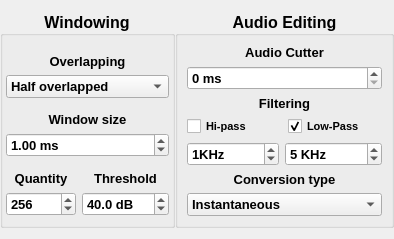
       <widget class="QWidget" name="Config">
        <property name="geometry">
         <rect>
          <x>0</x>
          <y>0</y>
          <width>394</width>
          <height>230</height>
         </rect>
        </property>
        <property name="cursor">
         <cursorShape>ArrowCursor</cursorShape>
        </property>
        <property name="focusPolicy">
         <enum>Qt::NoFocus</enum>
        </property>
        <attribute name="label">
         <string>Configuration</string>
        </attribute>
        <layout class="QGridLayout" name="gridLayout_9">
         <property name="leftMargin">
          <number>0</number>
         </property>
         <property name="rightMargin">
          <number>0</number>
         </property>
         <item row="0" column="0">
          <layout class="QHBoxLayout" name="Layout_measurementValues">
           <property name="spacing">
            <number>0</number>
           </property>
           <item>
            <widget class="QGroupBox" name="boxWindowing">
             <property name="sizePolicy">
              <sizepolicy hsizetype="Preferred" vsizetype="Minimum">
               <horstretch>0</horstretch>
               <verstretch>0</verstretch>
              </sizepolicy>
             </property>
             <property name="minimumSize">
              <size>
               <width>0</width>
               <height>0</height>
              </size>
             </property>
             <property name="font">
              <font>
               <pointsize>12</pointsize>
               <weight>75</weight>
               <bold>true</bold>
               <strikeout>false</strikeout>
               <kerning>true</kerning>
              </font>
             </property>
             <property name="title">
              <string>Windowing</string>
             </property>
             <property name="alignment">
              <set>Qt::AlignCenter</set>
             </property>
             <layout class="QVBoxLayout" name="verticalLayout_13">
              <property name="leftMargin">
               <number>3</number>
              </property>
              <property name="topMargin">
               <number>9</number>
              </property>
              <property name="rightMargin">
               <number>3</number>
              </property>
              <item>
               <layout class="QVBoxLayout" name="verticalLayout_3">
                <item>
                 <widget class="QLabel" name="labelOverlapping">
                  <property name="sizePolicy">
                   <sizepolicy hsizetype="Preferred" vsizetype="Minimum">
                    <horstretch>0</horstretch>
                    <verstretch>0</verstretch>
                   </sizepolicy>
                  </property>
                  <property name="minimumSize">
                   <size>
                    <width>0</width>
                    <height>0</height>
                   </size>
                  </property>
                  <property name="font">
                   <font>
                    <pointsize>10</pointsize>
                    <weight>75</weight>
                    <bold>true</bold>
                   </font>
                  </property>
                  <property name="layoutDirection">
                   <enum>Qt::LeftToRight</enum>
                  </property>
                  <property name="text">
                   <string>Overlapping</string>
                  </property>
                  <property name="alignment">
                   <set>Qt::AlignBottom|Qt::AlignHCenter</set>
                  </property>
                  <property name="margin">
                   <number>-1</number>
                  </property>
                 </widget>
                </item>
                <item>
                 <widget class="QComboBox" name="Overlapping">
                  <property name="sizePolicy">
                   <sizepolicy hsizetype="Minimum" vsizetype="Fixed">
                    <horstretch>0</horstretch>
                    <verstretch>0</verstretch>
                   </sizepolicy>
                  </property>
                  <property name="minimumSize">
                   <size>
                    <width>50</width>
                    <height>0</height>
                   </size>
                  </property>
                  <property name="font">
                   <font>
                    <pointsize>10</pointsize>
                    <weight>75</weight>
                    <bold>true</bold>
                   </font>
                  </property>
                  <property name="cursor">
                   <cursorShape>PointingHandCursor</cursorShape>
                  </property>
                  <property name="insertPolicy">
                   <enum>QComboBox::InsertAtBottom</enum>
                  </property>
                  <item>
                   <property name="text">
                    <string>Half overlapped</string>
                   </property>
                  </item>
                  <item>
                   <property name="text">
                    <string>Full overlapped</string>
                   </property>
                  </item>
                  <item>
                   <property name="text">
                    <string>Non-overlapped</string>
                   </property>
                  </item>
                 </widget>
                </item>
               </layout>
              </item>
              <item>
               <layout class="QVBoxLayout" name="verticalLayout_7">
                <item>
                 <widget class="QLabel" name="labelWindowSize">
                  <property name="minimumSize">
                   <size>
                    <width>0</width>
                    <height>0</height>
                   </size>
                  </property>
                  <property name="maximumSize">
                   <size>
                    <width>282</width>
                    <height>16777215</height>
                   </size>
                  </property>
                  <property name="font">
                   <font>
                    <pointsize>10</pointsize>
                    <weight>75</weight>
                    <bold>true</bold>
                   </font>
                  </property>
                  <property name="layoutDirection">
                   <enum>Qt::LeftToRight</enum>
                  </property>
                  <property name="text">
                   <string>Window size</string>
                  </property>
                  <property name="alignment">
                   <set>Qt::AlignBottom|Qt::AlignHCenter</set>
                  </property>
                  <property name="margin">
                   <number>-1</number>
                  </property>
                  <property name="indent">
                   <number>-2</number>
                  </property>
                 </widget>
                </item>
                <item>
                 <widget class="QDoubleSpinBox" name="windowingWindowSize">
                  <property name="minimumSize">
                   <size>
                    <width>40</width>
                    <height>0</height>
                   </size>
                  </property>
                  <property name="font">
                   <font>
                    <pointsize>10</pointsize>
                    <weight>75</weight>
                    <bold>true</bold>
                   </font>
                  </property>
                  <property name="cursor">
                   <cursorShape>PointingHandCursor</cursorShape>
                  </property>
                  <property name="suffix">
                   <string> ms</string>
                  </property>
                  <property name="maximum">
                   <double>10000.000000000000000</double>
                  </property>
                  <property name="value">
                   <double>1.000000000000000</double>
                  </property>
                 </widget>
                </item>
               </layout>
              </item>
              <item>
               <layout class="QHBoxLayout" name="horizontalLayout">
                <item>
                 <layout class="QVBoxLayout" name="verticalLayout_8">
                  <item>
                   <widget class="QLabel" name="labelQuantity">
                    <property name="enabled">
                     <bool>true</bool>
                    </property>
                    <property name="minimumSize">
                     <size>
                      <width>0</width>
                      <height>0</height>
                     </size>
                    </property>
                    <property name="font">
                     <font>
                      <pointsize>10</pointsize>
                      <weight>75</weight>
                      <bold>true</bold>
                     </font>
                    </property>
                    <property name="layoutDirection">
                     <enum>Qt::LeftToRight</enum>
                    </property>
                    <property name="text">
                     <string>Quantity</string>
                    </property>
                    <property name="alignment">
                     <set>Qt::AlignBottom|Qt::AlignHCenter</set>
                    </property>
                    <property name="margin">
                     <number>-1</number>
                    </property>
                   </widget>
                  </item>
                  <item>
                   <widget class="QSpinBox" name="windowingQuantity">
                    <property name="minimumSize">
                     <size>
                      <width>70</width>
                      <height>0</height>
                     </size>
                    </property>
                    <property name="font">
                     <font>
                      <pointsize>10</pointsize>
                     </font>
                    </property>
                    <property name="cursor">
                     <cursorShape>PointingHandCursor</cursorShape>
                    </property>
                    <property name="maximum">
                     <number>9999</number>
                    </property>
                    <property name="value">
                     <number>256</number>
                    </property>
                   </widget>
                  </item>
                 </layout>
                </item>
                <item>
                 <layout class="QVBoxLayout" name="verticalLayout">
                  <item>
                   <widget class="QLabel" name="thresholdLabel">
                    <property name="enabled">
                     <bool>true</bool>
                    </property>
                    <property name="minimumSize">
                     <size>
                      <width>0</width>
                      <height>0</height>
                     </size>
                    </property>
                    <property name="font">
                     <font>
                      <pointsize>10</pointsize>
                      <weight>75</weight>
                      <bold>true</bold>
                     </font>
                    </property>
                    <property name="layoutDirection">
                     <enum>Qt::LeftToRight</enum>
                    </property>
                    <property name="text">
                     <string>Threshold</string>
                    </property>
                    <property name="alignment">
                     <set>Qt::AlignBottom|Qt::AlignHCenter</set>
                    </property>
                    <property name="margin">
                     <number>-1</number>
                    </property>
                   </widget>
                  </item>
                  <item>
                   <widget class="QDoubleSpinBox" name="thresholdValue">
                    <property name="minimumSize">
                     <size>
                      <width>45</width>
                      <height>0</height>
                     </size>
                    </property>
                    <property name="font">
                     <font>
                      <pointsize>10</pointsize>
                      <weight>75</weight>
                      <bold>true</bold>
                     </font>
                    </property>
                    <property name="cursor">
                     <cursorShape>PointingHandCursor</cursorShape>
                    </property>
                    <property name="suffix">
                     <string> dB</string>
                    </property>
                    <property name="decimals">
                     <number>1</number>
                    </property>
                    <property name="maximum">
                     <double>10000.000000000000000</double>
                    </property>
                    <property name="value">
                     <double>40.000000000000000</double>
                    </property>
                   </widget>
                  </item>
                 </layout>
                </item>
               </layout>
              </item>
             </layout>
            </widget>
           </item>
           <item>
            <widget class="QGroupBox" name="boxAudioEditing">
             <property name="sizePolicy">
              <sizepolicy hsizetype="Preferred" vsizetype="Minimum">
               <horstretch>0</horstretch>
               <verstretch>0</verstretch>
              </sizepolicy>
             </property>
             <property name="minimumSize">
              <size>
               <width>0</width>
               <height>0</height>
              </size>
             </property>
             <property name="font">
              <font>
               <pointsize>12</pointsize>
               <weight>75</weight>
               <bold>true</bold>
              </font>
             </property>
             <property name="title">
              <string>Audio Editing</string>
             </property>
             <property name="alignment">
              <set>Qt::AlignCenter</set>
             </property>
             <layout class="QVBoxLayout" name="verticalLayout_4">
              <item>
               <layout class="QVBoxLayout" name="verticalLayout_6">
                <item>
                 <widget class="QLabel" name="labelAudioCutter">
                  <property name="sizePolicy">
                   <sizepolicy hsizetype="Minimum" vsizetype="Preferred">
                    <horstretch>0</horstretch>
                    <verstretch>0</verstretch>
                   </sizepolicy>
                  </property>
                  <property name="minimumSize">
                   <size>
                    <width>0</width>
                    <height>0</height>
                   </size>
                  </property>
                  <property name="font">
                   <font>
                    <pointsize>10</pointsize>
                    <weight>75</weight>
                    <bold>true</bold>
                   </font>
                  </property>
                  <property name="layoutDirection">
                   <enum>Qt::LeftToRight</enum>
                  </property>
                  <property name="text">
                   <string>Audio Cutter</string>
                  </property>
                  <property name="alignment">
                   <set>Qt::AlignBottom|Qt::AlignHCenter</set>
                  </property>
                  <property name="margin">
                   <number>-1</number>
                  </property>
                 </widget>
                </item>
                <item>
                 <widget class="QDoubleSpinBox" name="audioCutter">
                  <property name="enabled">
                   <bool>true</bool>
                  </property>
                  <property name="minimumSize">
                   <size>
                    <width>40</width>
                    <height>0</height>
                   </size>
                  </property>
                  <property name="font">
                   <font>
                    <pointsize>10</pointsize>
                    <weight>75</weight>
                    <bold>true</bold>
                   </font>
                  </property>
                  <property name="cursor">
                   <cursorShape>PointingHandCursor</cursorShape>
                  </property>
                  <property name="mouseTracking">
                   <bool>true</bool>
                  </property>
                  <property name="suffix">
                   <string> ms</string>
                  </property>
                  <property name="decimals">
                   <number>0</number>
                  </property>
                  <property name="maximum">
                   <double>99999.000000000000000</double>
                  </property>
                 </widget>
                </item>
               </layout>
              </item>
              <item>
               <layout class="QVBoxLayout" name="verticalLayout_2">
                <item>
                 <widget class="QLabel" name="lowPassFiltering_2">
                  <property name="sizePolicy">
                   <sizepolicy hsizetype="Minimum" vsizetype="Minimum">
                    <horstretch>0</horstretch>
                    <verstretch>0</verstretch>
                   </sizepolicy>
                  </property>
                  <property name="minimumSize">
                   <size>
                    <width>0</width>
                    <height>0</height>
                   </size>
                  </property>
                  <property name="font">
                   <font>
                    <pointsize>10</pointsize>
                    <weight>75</weight>
                    <bold>true</bold>
                   </font>
                  </property>
                  <property name="layoutDirection">
                   <enum>Qt::LeftToRight</enum>
                  </property>
                  <property name="text">
                   <string>Filtering</string>
                  </property>
                  <property name="alignment">
                   <set>Qt::AlignHCenter|Qt::AlignTop</set>
                  </property>
                  <property name="margin">
                   <number>-1</number>
                  </property>
                 </widget>
                </item>
                <item>
                 <layout class="QHBoxLayout" name="horizontalLayout_3">
                  <item>
                   <widget class="QCheckBox" name="hi_pass_active">
                    <property name="minimumSize">
                     <size>
                      <width>30</width>
                      <height>0</height>
                     </size>
                    </property>
                    <property name="font">
                     <font>
                      <pointsize>8</pointsize>
                     </font>
                    </property>
                    <property name="text">
                     <string>Hi-pass</string>
                    </property>
                   </widget>
                  </item>
                  <item>
                   <widget class="QCheckBox" name="low_pass_active">
                    <property name="minimumSize">
                     <size>
                      <width>30</width>
                      <height>0</height>
                     </size>
                    </property>
                    <property name="font">
                     <font>
                      <pointsize>8</pointsize>
                     </font>
                    </property>
                    <property name="text">
                     <string>Low-Pass</string>
                    </property>
                    <property name="checked">
                     <bool>true</bool>
                    </property>
                    <property name="tristate">
                     <bool>false</bool>
                    </property>
                   </widget>
                  </item>
                 </layout>
                </item>
                <item>
                 <layout class="QHBoxLayout" name="horizontalLayout_2">
                  <item>
                   <widget class="QDoubleSpinBox" name="hiPassFiltering">
                    <property name="minimumSize">
                     <size>
                      <width>30</width>
                      <height>0</height>
                     </size>
                    </property>
                    <property name="font">
                     <font>
                      <pointsize>10</pointsize>
                      <weight>75</weight>
                      <bold>true</bold>
                     </font>
                    </property>
                    <property name="cursor">
                     <cursorShape>PointingHandCursor</cursorShape>
                    </property>
                    <property name="suffix">
                     <string>KHz</string>
                    </property>
                    <property name="decimals">
                     <number>0</number>
                    </property>
                    <property name="maximum">
                     <double>100000.000000000000000</double>
                    </property>
                    <property name="value">
                     <double>1.000000000000000</double>
                    </property>
                   </widget>
                  </item>
                  <item>
                   <widget class="QDoubleSpinBox" name="lowPassFiltering">
                    <property name="minimumSize">
                     <size>
                      <width>30</width>
                      <height>0</height>
                     </size>
                    </property>
                    <property name="font">
                     <font>
                      <pointsize>10</pointsize>
                      <weight>75</weight>
                      <bold>true</bold>
                     </font>
                    </property>
                    <property name="cursor">
                     <cursorShape>PointingHandCursor</cursorShape>
                    </property>
                    <property name="suffix">
                     <string> KHz</string>
                    </property>
                    <property name="decimals">
                     <number>0</number>
                    </property>
                    <property name="maximum">
                     <double>100000.000000000000000</double>
                    </property>
                    <property name="value">
                     <double>5.000000000000000</double>
                    </property>
                   </widget>
                  </item>
                 </layout>
                </item>
               </layout>
              </item>
              <item>
               <layout class="QVBoxLayout" name="verticalLayout_10">
                <item>
                 <widget class="QLabel" name="labelOverlapping_2">
                  <property name="sizePolicy">
                   <sizepolicy hsizetype="Preferred" vsizetype="Minimum">
                    <horstretch>0</horstretch>
                    <verstretch>0</verstretch>
                   </sizepolicy>
                  </property>
                  <property name="minimumSize">
                   <size>
                    <width>0</width>
                    <height>0</height>
                   </size>
                  </property>
                  <property name="font">
                   <font>
                    <pointsize>10</pointsize>
                    <weight>75</weight>
                    <bold>true</bold>
                   </font>
                  </property>
                  <property name="layoutDirection">
                   <enum>Qt::LeftToRight</enum>
                  </property>
                  <property name="text">
                   <string>Conversion type</string>
                  </property>
                  <property name="alignment">
                   <set>Qt::AlignBottom|Qt::AlignHCenter</set>
                  </property>
                  <property name="margin">
                   <number>-1</number>
                  </property>
                 </widget>
                </item>
                <item>
                 <widget class="QComboBox" name="conversionType">
                  <property name="sizePolicy">
                   <sizepolicy hsizetype="Minimum" vsizetype="Fixed">
                    <horstretch>0</horstretch>
                    <verstretch>0</verstretch>
                   </sizepolicy>
                  </property>
                  <property name="minimumSize">
                   <size>
                    <width>50</width>
                    <height>0</height>
                   </size>
                  </property>
                  <property name="font">
                   <font>
                    <pointsize>10</pointsize>
                    <weight>75</weight>
                    <bold>true</bold>
                   </font>
                  </property>
                  <property name="cursor">
                   <cursorShape>PointingHandCursor</cursorShape>
                  </property>
                  <property name="insertPolicy">
                   <enum>QComboBox::InsertAtBottom</enum>
                  </property>
                  <item>
                   <property name="text">
                    <string>Instantaneous</string>
                   </property>
                  </item>
                  <item>
                   <property name="text">
                    <string>Applying FFT</string>
                   </property>
                  </item>
                 </widget>
                </item>
               </layout>
              </item>
             </layout>
            </widget>
           </item>
          </layout>
         </item>
        </layout>
       </widget>
